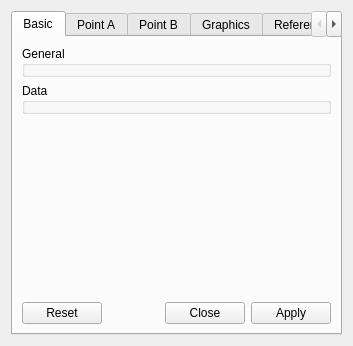
<?xml version="1.0" encoding="UTF-8"?>
<ui version="4.0">
 <class>DistanceToPositionPropertyDesigner</class>
 <widget class="QWidget" name="DistanceToPositionPropertyDesigner">
  <property name="geometry">
   <rect>
    <x>0</x>
    <y>0</y>
    <width>353</width>
    <height>346</height>
   </rect>
  </property>
  <property name="windowTitle">
   <string>Distance</string>
  </property>
  <property name="toolTip">
   <string/>
  </property>
  <layout class="QVBoxLayout" name="_2">
   <item>
    <widget class="QTabWidget" name="tabs">
     <property name="currentIndex">
      <number>0</number>
     </property>
     <widget class="QWidget" name="tab">
      <attribute name="title">
       <string>Basic</string>
      </attribute>
      <layout class="QVBoxLayout" name="verticalLayout_2">
       <item>
        <widget class="QGroupBox" name="generalGB">
         <property name="title">
          <string>General</string>
         </property>
        </widget>
       </item>
       <item>
        <widget class="QGroupBox" name="dataGB">
         <property name="title">
          <string>Data</string>
         </property>
        </widget>
       </item>
       <item>
        <spacer name="verticalSpacer">
         <property name="orientation">
          <enum>Qt::Vertical</enum>
         </property>
         <property name="sizeHint" stdset="0">
          <size>
           <width>20</width>
           <height>40</height>
          </size>
         </property>
        </spacer>
       </item>
       <item>
        <widget class="QDialogButtonBox" name="buttonBox1">
         <property name="standardButtons">
          <set>QDialogButtonBox::Apply|QDialogButtonBox::Close|QDialogButtonBox::Reset</set>
         </property>
        </widget>
       </item>
      </layout>
     </widget>
     <widget class="QWidget" name="pointATab">
      <attribute name="title">
       <string>Point A</string>
      </attribute>
     </widget>
     <widget class="QWidget" name="pointBTab">
      <attribute name="title">
       <string>Point B</string>
      </attribute>
      <layout class="QGridLayout" name="gridLayout">
       <item row="0" column="0">
        <widget class="QLabel" name="label">
         <property name="sizePolicy">
          <sizepolicy hsizetype="Maximum" vsizetype="Preferred">
           <horstretch>0</horstretch>
           <verstretch>0</verstretch>
          </sizepolicy>
         </property>
         <property name="text">
          <string>X:</string>
         </property>
        </widget>
       </item>
       <item row="0" column="1" colspan="2">
        <widget class="QQuantitySpinBox" name="posXSB">
         <property name="sizePolicy">
          <sizepolicy hsizetype="Expanding" vsizetype="Fixed">
           <horstretch>0</horstretch>
           <verstretch>0</verstretch>
          </sizepolicy>
         </property>
         <property name="alignment">
          <set>Qt::AlignRight|Qt::AlignTrailing|Qt::AlignVCenter</set>
         </property>
        </widget>
       </item>
       <item row="1" column="0">
        <widget class="QLabel" name="label_2">
         <property name="text">
          <string>Y:</string>
         </property>
        </widget>
       </item>
       <item row="1" column="1" colspan="2">
        <widget class="QQuantitySpinBox" name="posYSB">
         <property name="alignment">
          <set>Qt::AlignRight|Qt::AlignTrailing|Qt::AlignVCenter</set>
         </property>
        </widget>
       </item>
       <item row="2" column="0">
        <widget class="QLabel" name="label_3">
         <property name="text">
          <string>Z:</string>
         </property>
        </widget>
       </item>
       <item row="2" column="1" colspan="2">
        <widget class="QQuantitySpinBox" name="posZSB">
         <property name="alignment">
          <set>Qt::AlignRight|Qt::AlignTrailing|Qt::AlignVCenter</set>
         </property>
        </widget>
       </item>
       <item row="3" column="0" colspan="3">
        <spacer name="verticalSpacer_2">
         <property name="orientation">
          <enum>Qt::Vertical</enum>
         </property>
         <property name="sizeHint" stdset="0">
          <size>
           <width>20</width>
           <height>40</height>
          </size>
         </property>
        </spacer>
       </item>
       <item row="4" column="0" colspan="3">
        <widget class="QDialogButtonBox" name="buttonBox2">
         <property name="standardButtons">
          <set>QDialogButtonBox::Apply|QDialogButtonBox::Close|QDialogButtonBox::Reset</set>
         </property>
        </widget>
       </item>
      </layout>
     </widget>
     <widget class="QWidget" name="graphicsTab">
      <attribute name="title">
       <string>Graphics</string>
      </attribute>
      <layout class="QVBoxLayout" name="verticalLayout">
       <item>
        <widget class="QWidget" name="graphicsW" native="true"/>
       </item>
       <item>
        <widget class="QDialogButtonBox" name="buttonBox3">
         <property name="standardButtons">
          <set>QDialogButtonBox::Apply|QDialogButtonBox::Close|QDialogButtonBox::Reset</set>
         </property>
        </widget>
       </item>
      </layout>
     </widget>
     <widget class="QWidget" name="refByTab">
      <attribute name="title">
       <string>Referenced by</string>
      </attribute>
     </widget>
    </widget>
   </item>
  </layout>
 </widget>
 <customwidgets>
  <customwidget>
   <class>QQuantitySpinBox</class>
   <extends>QDoubleSpinBox</extends>
   <header location="global">QuantitySpinBox.hpp</header>
  </customwidget>
 </customwidgets>
 <resources/>
 <connections/>
</ui>
